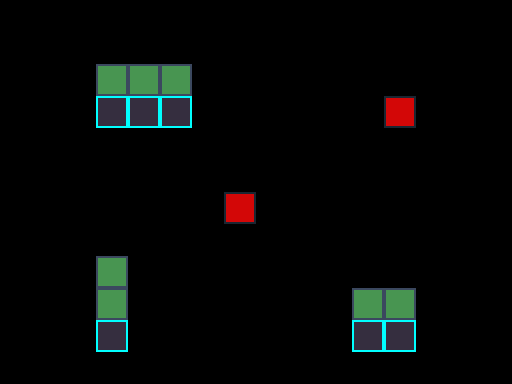

This game map was drawn from its Tiled (.tmx) file and the tilesets committed beside it. A one-line description and the full map source follow:
An orthogonal 16x12 tile map with 32x32 px tiles, 1 tile layer (Tile Layer 1).

<map version="1.0" tiledversion="1.0.3" orientation="orthogonal" renderorder="right-down" width="16" height="12" tilewidth="32" tileheight="32" nextobjectid="1">
 <tileset firstgid="1" source="Tileset/Tileset.tsx" />
 <layer name="Tile Layer 1" width="16" height="12">
  <data encoding="csv">
0,0,0,0,0,0,0,0,0,0,0,0,0,0,0,0,
0,0,0,0,0,0,0,0,0,0,0,0,0,0,0,0,
0,0,0,1,1,1,0,0,0,0,0,0,0,0,0,0,
0,0,0,2,2,2,0,0,0,0,0,0,3,0,0,0,
0,0,0,0,0,0,0,0,0,0,0,0,0,0,0,0,
0,0,0,0,0,0,0,0,0,0,0,0,0,0,0,0,
0,0,0,0,0,0,0,3,0,0,0,0,0,0,0,0,
0,0,0,0,0,0,0,0,0,0,0,0,0,0,0,0,
0,0,0,1,0,0,0,0,0,0,0,0,0,0,0,0,
0,0,0,1,0,0,0,0,0,0,0,1,1,0,0,0,
0,0,0,2,0,0,0,0,0,0,0,2,2,0,0,0,
0,0,0,0,0,0,0,0,0,0,0,0,0,0,0,0
</data>
 </layer>
</map>
